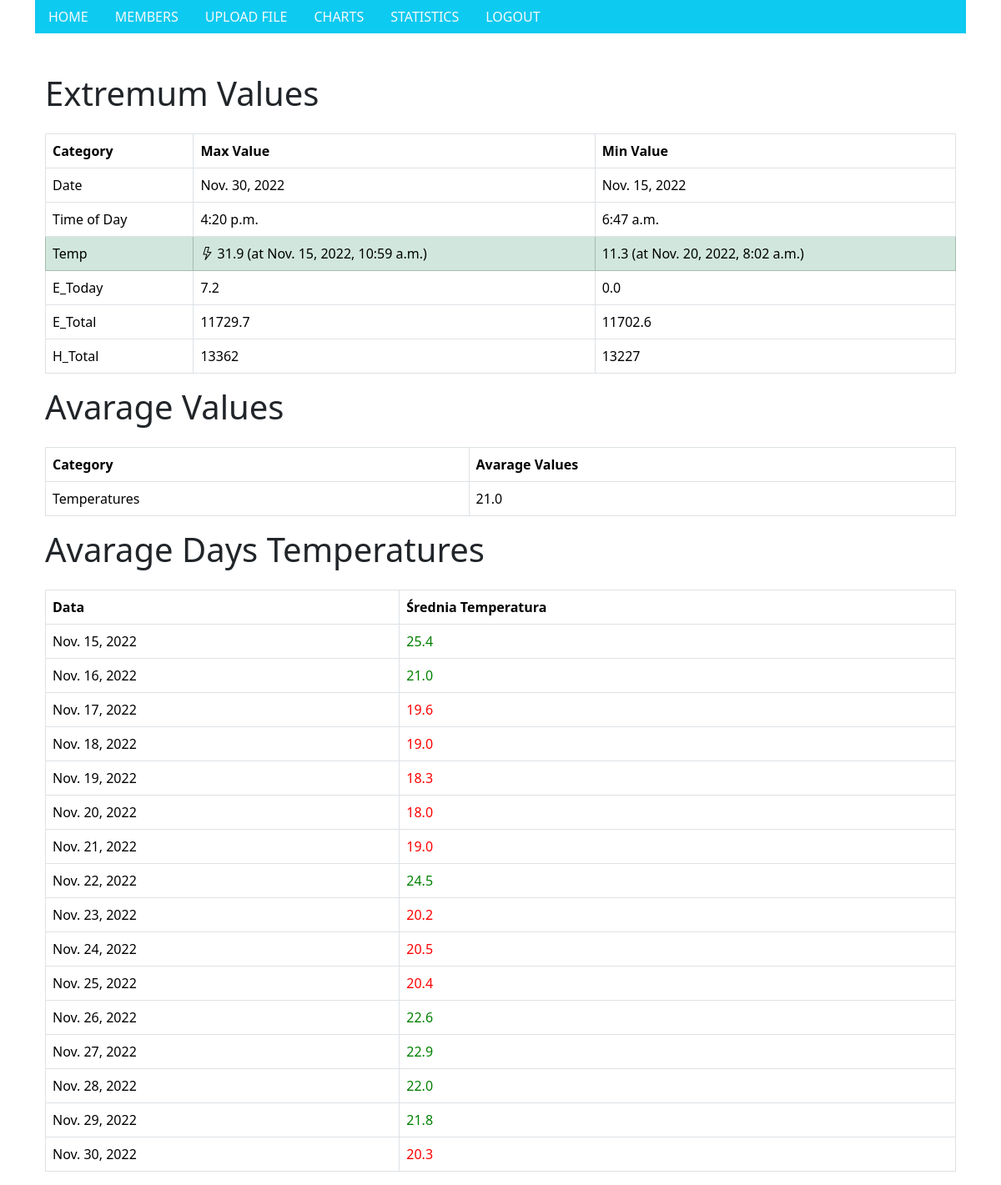
/extremum_values/ (signed in), run on the app's committed database.
### charts/models.py (models this page shows, shortened)
class Data(models.Model):
  user = models.ForeignKey(User, on_delete=models.CASCADE, null=True)  # lub domyślnie przypisane do pewnej wartości
  SN = models.CharField(max_length=255, default=0)
  Time = models.DateTimeField()
  date = models.DateField(blank=True, null=True)
  time_of_day = models.TimeField(blank=True, null=True)
  Vpv1 = models.FloatField(default=0)
  Vpv2 = models.FloatField(default=0)
  Ipv1 = models.FloatField(default=0)
  Ipv2 = models.FloatField(default=0)
  Vac1 = models.FloatField(default=0)
  Vac2 = models.FloatField(default=0)
  Vac3 = models.FloatField(default=0)
  Iac1 = models.FloatField(default=0)
  Iac2 = models.FloatField(default=0)
  Iac3 = models.FloatField(default=0)
  Pac = models.IntegerField(default=0)
  Fac = models.FloatField(default=0)
  E_Total = models.FloatField(default=0)
  H_Total = models.IntegerField(default=0)
  E_Today = models.FloatField(default=0)
  Temp = models.FloatField(default=0)

### charts/views.py (the view)
# urls.py: path('extremum_values/', views.extremum_values, name='extremum_values'),
@login_required
def extremum_values(request):
    extremum_data = Data.objects.filter(user=request.user).aggregate(
        max_temp=Max('Temp'),
        min_temp=Min('Temp'),
        avg_temp=Avg('Temp'),
        max_date=Max('date'),
        min_date=Min('date'),
        max_time_of_day=Max('time_of_day'),
        min_time_of_day=Min('time_of_day'),
        max_e_today=Max('E_Today'),
        min_e_today=Min('E_Today'),
        max_e_total=Max('E_Total'),
        min_e_total=Min('E_Total'),
        max_h_total=Max('H_Total'),
        min_h_total=Min('H_Total'),
    )
    avg_temp_per_day = Data.objects.filter(user=request.user).values('date').annotate(avg_temp=Avg('Temp'))
    time_of_max_temp_data = Data.objects.filter(user=request.user, Temp=extremum_data['max_temp']).values('Time').first()
    time_of_min_temp_data = Data.objects.filter(user=request.user, Temp=extremum_data['min_temp']).values('Time').first()
    context = {
        'max_temp': extremum_data['max_temp'],
        'min_temp': extremum_data['min_temp'],
        'avg_temp': extremum_data['avg_temp'],
        'max_date': extremum_data['max_date'],
        'min_date': extremum_data['min_date'],
        'max_time_of_day': extremum_data['max_time_of_day'],
        'min_time_of_day': extremum_data['min_time_of_day'],
        'max_e_today': extremum_data['max_e_today'],
        'min_e_today': extremum_data['min_e_today'],
        'max_e_total': extremum_data['max_e_total'],
        'min_e_total': extremum_data['min_e_total'],
        'max_h_total': extremum_data['max_h_total'],
        'min_h_total': extremum_data['min_h_total'],
        'time_of_max_temp': time_of_max_temp_data['Time'] if time_of_max_temp_data else None,
        'time_of_min_temp': time_of_min_temp_data['Time'] if time_of_min_temp_data else None,
        'avg_temp_per_day': avg_temp_per_day,
    }
    return render(request, 'extremum_values.html', context)

### charts/templates/extremum_values.html (shortened to what this page needs)
{% extends 'base.html' %}
{% block content %}
<div class="container mt-5">
        <h1 class="mb-4">Extremum Values</h1>
        <table class="table table-bordered table-hover">
            <thead class="thead-dark">
                <tr>
                    <th>Category</th>
                    <th>Max Value</th>
                    <th>Min Value</th>
                </tr>
            </thead>
            <tbody>
                <tr>
                    <td>Date</td>
                    <td>{{ max_date }}</td>
                    <td>{{ min_date }}</td>
                </tr>
                <tr>
                    <td>Time of Day</td>
                    <td>{{ max_time_of_day }}</td>
                    <td>{{ min_time_of_day }}</td>
                </tr>
                <tr class="table-success">
                    <td>Temp</td>
                    <td><i class="bi bi-lightning"></i> {{ max_temp }} (at {{ time_of_max_temp }})</td>
                    <td>{{ min_temp }} (at {{ time_of_min_temp }})</td>
                </tr>
                <tr>
                    <td>E_Today</td>
                    <td>{{ max_e_today }}</td>
                    <td>{{ min_e_today }}</td>
                </tr>
                <tr>
                    <td>E_Total</td>
                    <td>{{ max_e_total }}</td>
                    <td>{{ min_e_total }}</td>
                </tr>
                <tr>
                    <td>H_Total</td>
                    <td>{{ max_h_total }}</td>
                    <td>{{ min_h_total }}</td>
                </tr>
            </tbody>
        </table>
        <h1 class="mb-4">Avarage Values</h1>
     <table class="table table-bordered table-hover">
            <thead class="thead-dark">
                <tr>
                    <th>Category</th>
                    <th>Avarage Values</th>
                </tr>
            </thead>
            <tbody>
                <tr>
                    <td>Temperatures</td>
                    <td>{{ avg_temp|floatformat:1 }}</td>
                </tr>
            </tbody>
        </table>
    <h1 class="mb-4">Avarage Days Temperatures</h1>
    <table class="table table-bordered table-hover">
  <thead>
    <tr>
      <th>Data</th>
      <th>Średnia Temperatura</th>
    </tr>
  </thead>
  <tbody>
    {% for avg_temp_entry in avg_temp_per_day %}
      <tr>
        <td>{{ avg_temp_entry.date }}</td>
        <td style="{% if avg_temp_entry.avg_temp > avg_temp %}color: green;{% else %}color: red;{% endif %}">{{ avg_temp_entry.avg_temp|floatformat:1 }}</td>
      </tr>
    {% endfor %}
  </tbody>
</table>
    </div>
    <link href="https://cdn.jsdelivr.net/npm/bootstrap-icons@1.11.2/font/bootstrap-icons.min.css" rel="stylesheet">
{% endblock %}

### charts/templates/base.html (shortened to what this page needs)
<!DOCTYPE html>
    <html>
        <head>
          {% load bootstrap5 %}
          {% bootstrap_css %}
        </head>
        <body>
            <div class="container">
              <ul class="nav bg-info">
                <li class="nav-item">
                  <a class="nav-link link-light" href="/">HOME</a>
                </li>
                  <li class="nav-item">
                      <a class="nav-link link-light" href="/charts">MEMBERS</a>
                  </li>
                  <li class="nav-item">
                      <a class="nav-link link-light" href="/upload_excel">UPLOAD FILE</a>
                  </li>
                  <li class="nav-item">
                      <a class="nav-link link-light" href="/chart_page">CHARTS</a>
                  </li>
                  <li class="nav-item">
                      <a class="nav-link link-light" href="/extremum_values">STATISTICS</a>
                  </li>
                  {% if user.is_authenticated %}
                    <li class="nav-item">
                      <a class="nav-link link-light" href="{% url 'logout_view' %}" onclick="event.preventDefault(); document.getElementById('logout-form').submit();">
                        LOGOUT
                      </a>
                    </li>
                  {% endif %}
              </ul>
              {% block content %}
              {% endblock %}
            </div>
        </body>
    </html>

### data on the page
Data: date "Nov. 16, 2022", avg_temp "21.0"
Data: date "Nov. 19, 2022", avg_temp "18.3"
Data: date "Nov. 21, 2022", avg_temp "19.0"
Data: date "Nov. 24, 2022", avg_temp "20.5"
Data: date "Nov. 28, 2022", avg_temp "22.0"

### other printed values
{{ max_date }} "Nov. 30, 2022"
{{ min_date }} "Nov. 15, 2022"
{{ max_time_of_day }} "4:20 p.m."
{{ min_time_of_day }} "6:47 a.m."
{{ max_temp }} "31.9"
{{ time_of_max_temp }} "Nov. 15, 2022, 10:59 a.m."
{{ min_temp }} "11.3"
{{ time_of_min_temp }} "Nov. 20, 2022, 8:02 a.m."
{{ max_e_today }} "7.2"
{{ min_e_today }} "0.0"
{{ max_e_total }} "11729.7"
{{ min_e_total }} "11702.6"
{{ max_h_total }} "13362"
{{ min_h_total }} "13227"
{{ avg_temp|floatformat:1 }} "21.0"
